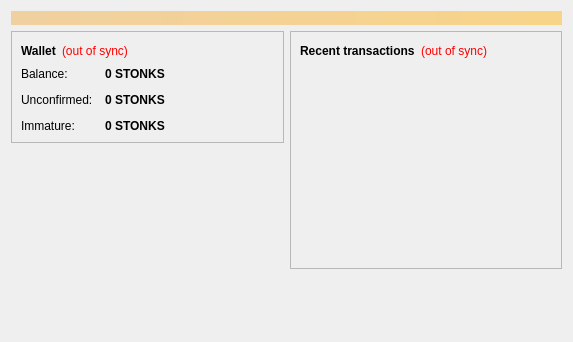
<?xml version="1.0" encoding="UTF-8"?>
<ui version="4.0">
 <class>OverviewPage</class>
 <widget class="QWidget" name="OverviewPage">
  <property name="geometry">
   <rect>
    <x>0</x>
    <y>0</y>
    <width>573</width>
    <height>342</height>
   </rect>
  </property>
  <property name="windowTitle">
   <string>Form</string>
  </property>
  <layout class="QVBoxLayout" name="topLayout">
   <item>
    <widget class="QLabel" name="labelAlerts">
     <property name="visible">
      <bool>false</bool>
     </property>
     <property name="styleSheet">
      <string notr="true">background-color: qlineargradient(x1: 0, y1: 0, x2: 1, y2: 0, stop:0 #F0D0A0, stop:1 #F8D488); color:#000000;</string>
     </property>
     <property name="wordWrap">
      <bool>true</bool>
     </property>
     <property name="margin">
      <number>3</number>
     </property>
    </widget>
   </item>
   <item>
    <layout class="QHBoxLayout" name="horizontalLayout" stretch="1,1">
     <item>
      <layout class="QVBoxLayout" name="verticalLayout_2">
       <item>
        <widget class="QFrame" name="frame">
         <property name="frameShape">
          <enum>QFrame::StyledPanel</enum>
         </property>
         <property name="frameShadow">
          <enum>QFrame::Raised</enum>
         </property>
         <layout class="QVBoxLayout" name="verticalLayout_4">
          <item>
           <layout class="QHBoxLayout" name="horizontalLayout_4">
            <item>
             <widget class="QLabel" name="label_5">
              <property name="font">
               <font>
                <weight>75</weight>
                <bold>true</bold>
               </font>
              </property>
              <property name="text">
               <string>Wallet</string>
              </property>
             </widget>
            </item>
            <item>
             <widget class="QLabel" name="labelWalletStatus">
              <property name="toolTip">
               <string>The displayed information may be out of date. Your wallet automatically synchronizes with the Stonkcoin network after a connection is established, but this process has not completed yet.</string>
              </property>
              <property name="styleSheet">
               <string notr="true">QLabel { color: red; }</string>
              </property>
              <property name="text">
               <string notr="true">(out of sync)</string>
              </property>
              <property name="alignment">
               <set>Qt::AlignLeading|Qt::AlignLeft|Qt::AlignVCenter</set>
              </property>
             </widget>
            </item>
            <item>
             <spacer name="horizontalSpacer_2">
              <property name="orientation">
               <enum>Qt::Horizontal</enum>
              </property>
              <property name="sizeHint" stdset="0">
               <size>
                <width>40</width>
                <height>20</height>
               </size>
              </property>
             </spacer>
            </item>
           </layout>
          </item>
          <item>
           <layout class="QFormLayout" name="formLayout_2">
            <property name="fieldGrowthPolicy">
             <enum>QFormLayout::AllNonFixedFieldsGrow</enum>
            </property>
            <property name="horizontalSpacing">
             <number>12</number>
            </property>
            <property name="verticalSpacing">
             <number>12</number>
            </property>
            <item row="0" column="0">
             <widget class="QLabel" name="label">
              <property name="text">
               <string>Balance:</string>
              </property>
             </widget>
            </item>
            <item row="0" column="1">
             <widget class="QLabel" name="labelBalance">
              <property name="font">
               <font>
                <weight>75</weight>
                <bold>true</bold>
               </font>
              </property>
              <property name="cursor">
               <cursorShape>IBeamCursor</cursorShape>
              </property>
              <property name="toolTip">
               <string>Your current balance</string>
              </property>
              <property name="text">
               <string notr="true">0 STONKS</string>
              </property>
              <property name="textInteractionFlags">
               <set>Qt::LinksAccessibleByMouse|Qt::TextSelectableByKeyboard|Qt::TextSelectableByMouse</set>
              </property>
             </widget>
            </item>
            <item row="1" column="0">
             <widget class="QLabel" name="label_3">
              <property name="text">
               <string>Unconfirmed:</string>
              </property>
             </widget>
            </item>
            <item row="1" column="1">
             <widget class="QLabel" name="labelUnconfirmed">
              <property name="font">
               <font>
                <weight>75</weight>
                <bold>true</bold>
               </font>
              </property>
              <property name="cursor">
               <cursorShape>IBeamCursor</cursorShape>
              </property>
              <property name="toolTip">
               <string>Total of transactions that have yet to be confirmed, and do not yet count toward the current balance</string>
              </property>
              <property name="text">
               <string notr="true">0 STONKS</string>
              </property>
              <property name="textInteractionFlags">
               <set>Qt::LinksAccessibleByMouse|Qt::TextSelectableByKeyboard|Qt::TextSelectableByMouse</set>
              </property>
             </widget>
            </item>
            <item row="2" column="0">
             <widget class="QLabel" name="labelImmatureText">
              <property name="text">
               <string>Immature:</string>
              </property>
             </widget>
            </item>
            <item row="2" column="1">
             <widget class="QLabel" name="labelImmature">
              <property name="font">
               <font>
                <weight>75</weight>
                <bold>true</bold>
               </font>
              </property>
              <property name="toolTip">
               <string>Mined balance that has not yet matured</string>
              </property>
              <property name="text">
               <string notr="true">0 STONKS</string>
              </property>
              <property name="textInteractionFlags">
               <set>Qt::LinksAccessibleByMouse|Qt::TextSelectableByKeyboard|Qt::TextSelectableByMouse</set>
              </property>
             </widget>
            </item>
           </layout>
          </item>
         </layout>
        </widget>
       </item>
       <item>
        <spacer name="verticalSpacer">
         <property name="orientation">
          <enum>Qt::Vertical</enum>
         </property>
         <property name="sizeHint" stdset="0">
          <size>
           <width>20</width>
           <height>40</height>
          </size>
         </property>
        </spacer>
       </item>
      </layout>
     </item>
     <item>
      <layout class="QVBoxLayout" name="verticalLayout_3">
       <item>
        <widget class="QFrame" name="frame_2">
         <property name="frameShape">
          <enum>QFrame::StyledPanel</enum>
         </property>
         <property name="frameShadow">
          <enum>QFrame::Raised</enum>
         </property>
         <layout class="QVBoxLayout" name="verticalLayout">
          <item>
           <layout class="QHBoxLayout" name="horizontalLayout_2">
            <item>
             <widget class="QLabel" name="label_4">
              <property name="text">
               <string>&lt;b&gt;Recent transactions&lt;/b&gt;</string>
              </property>
             </widget>
            </item>
            <item>
             <widget class="QLabel" name="labelTransactionsStatus">
              <property name="toolTip">
               <string>The displayed information may be out of date. Your wallet automatically synchronizes with the Stonkcoin network after a connection is established, but this process has not completed yet.</string>
              </property>
              <property name="styleSheet">
               <string notr="true">QLabel { color: red; }</string>
              </property>
              <property name="text">
               <string notr="true">(out of sync)</string>
              </property>
              <property name="alignment">
               <set>Qt::AlignRight|Qt::AlignTrailing|Qt::AlignVCenter</set>
              </property>
             </widget>
            </item>
            <item>
             <spacer name="horizontalSpacer">
              <property name="orientation">
               <enum>Qt::Horizontal</enum>
              </property>
              <property name="sizeHint" stdset="0">
               <size>
                <width>40</width>
                <height>20</height>
               </size>
              </property>
             </spacer>
            </item>
           </layout>
          </item>
          <item>
           <widget class="QListView" name="listTransactions">
            <property name="styleSheet">
             <string notr="true">QListView { background: transparent; }</string>
            </property>
            <property name="frameShape">
             <enum>QFrame::NoFrame</enum>
            </property>
            <property name="verticalScrollBarPolicy">
             <enum>Qt::ScrollBarAlwaysOff</enum>
            </property>
            <property name="horizontalScrollBarPolicy">
             <enum>Qt::ScrollBarAlwaysOff</enum>
            </property>
            <property name="selectionMode">
             <enum>QAbstractItemView::NoSelection</enum>
            </property>
           </widget>
          </item>
         </layout>
        </widget>
       </item>
       <item>
        <spacer name="verticalSpacer_2">
         <property name="orientation">
          <enum>Qt::Vertical</enum>
         </property>
         <property name="sizeHint" stdset="0">
          <size>
           <width>20</width>
           <height>40</height>
          </size>
         </property>
        </spacer>
       </item>
      </layout>
     </item>
    </layout>
   </item>
  </layout>
 </widget>
 <resources/>
 <connections/>
</ui>
